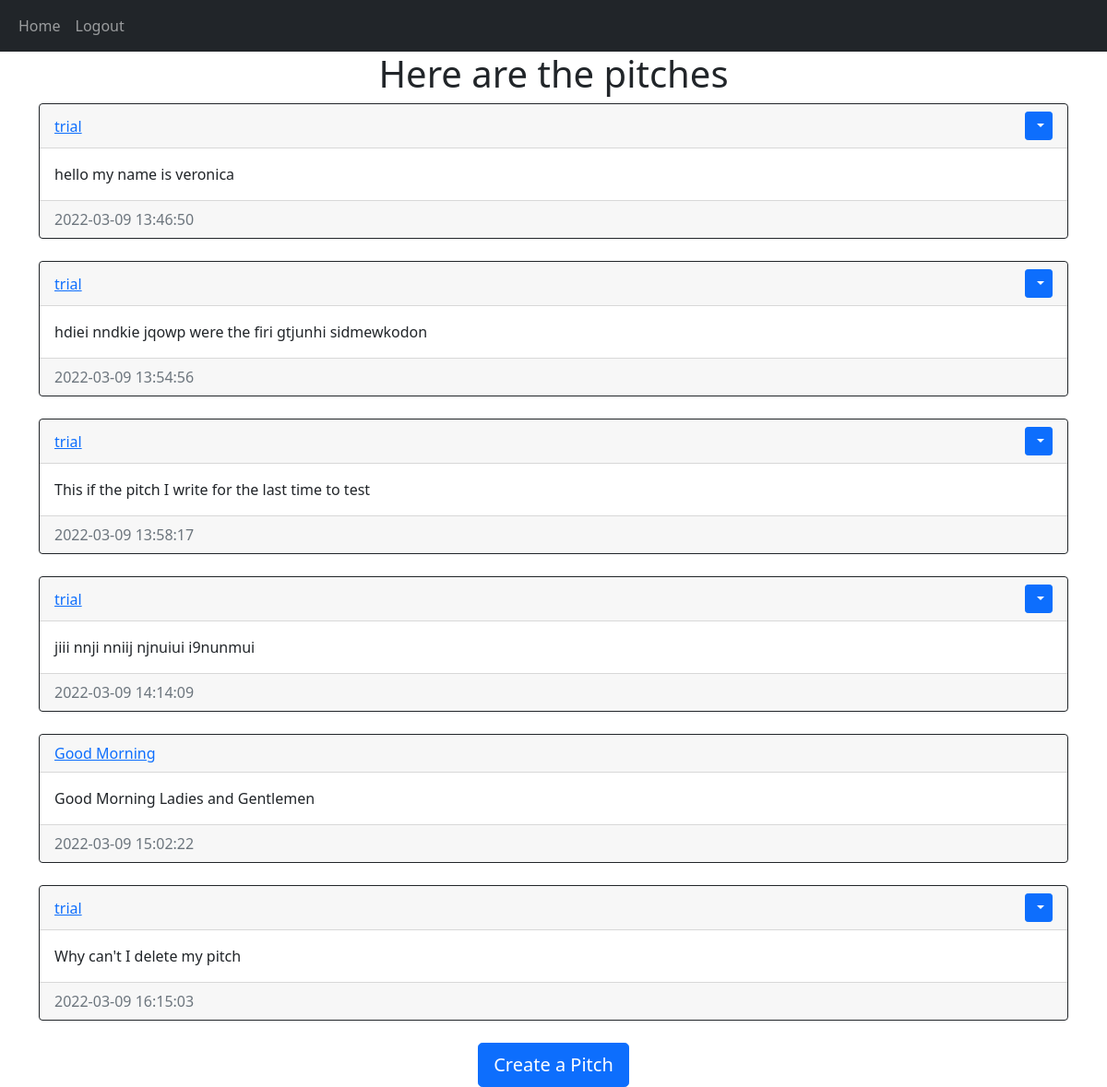
The page /home (signed in) on the database as committed earlier.
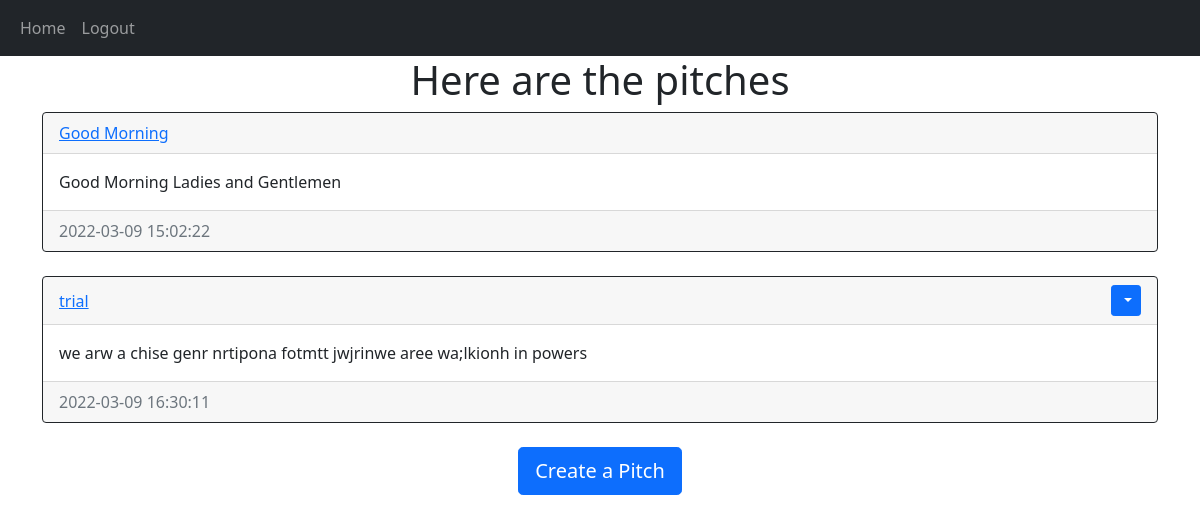
The same page on the database as committed later.
### website/models.py (models this page shows)
class Pitch(db.Model):
    id=db.Column(db.Integer,primary_key=True)
    text=db.Column(db.Text,nullable=False)
    date_created=db.Column(db.DateTime(timezone=True),default=func.now())
    author =db.Column(db.Integer,db.ForeignKey('user.id',ondelete='CASCADE'),nullable=False)

class User(db.Model,UserMixin): #Inherits from db model and userMixin
    id=db.Column(db.Integer,primary_key=True)
    email=db.Column(db.String(150),unique=True) #prevent users with duplicate emails
    username=db.Column(db.String(150),unique=True)
    password=db.Column(db.String(150))
    date_created=db.Column(db.DateTime(timezone=True),default=func.now()) #if nothing is passed,by default the column will be filled by the current time
    pitch=db.relationship('Pitch', backref='user',passive_deletes=True)# backref to allow access to user model

### website/views.py (the view)
@views.route("/")
@views.route("/home")
@login_required
def home():
    pitches=Pitch.query.all()
    return render_template("home.html", user=current_user,pitches=pitches)

### website/__init__.py (called while the page is built)
def create_app():
    app = Flask(__name__)
    app.config['SECRET_KEY'] = "helloworld"
    app.config['SQLALCHEMY_DATABASE_URI']=f'sqlite:///{DB_NAME}'
    db.init_app(app)
    from .views import views
    from .auth import auth
    app.register_blueprint(views, url_prefix="/")
    app.register_blueprint(auth, url_prefix="/")
    from .models import User,Pitch
    create_database(app)
    login_manager= LoginManager ()
    login_manager.login_view="auth.login"
    login_manager.init_app(app)
    @login_manager.user_loader
    def load_user(id):
        return User.query.get(int(id))
    return app

### website/templates/home.html (shortened to what this page needs)
{% extends "base.html" %}
{% block content %}
<h1 align="center" > Here are the pitches</h1>
<div id="pitches">
{% for pitch in pitches %}
<div class="card border-dark">
   <div class="card-header d-flex justify-content-between align-items-center">
<a href="/pitches/{{pitch.user.username}}">{{pitch.user.username}}</a>
{% if user.id == pitch.author %}
<div class="btn-group">
<button type="button" class="btn btn-sm btn-primary dropdown-toggle" data-bs-toggle="dropdown">
</button>
</div>
{% endif %}
   </div>
<div class="card-body">
    <div class="card-text">
        {{pitch.text}}
    </div>
</div>
<div class="card-footer text-muted">
    {{pitch.date_created}}
</div>
</div>
<br >{% endfor %}
<div align="center">
<a href="/create-pitch">  <button class="btn btn-primary btn-lg" type="button"> Create a Pitch</button>  </a>
</div>
  </div>
{% endblock %}

### website/templates/base.html (shortened to what this page needs)
<!DOCTYPE html>
<html lang="en">
<head>
<link href="https://cdn.jsdelivr.net/npm/bootstrap@5.1.3/dist/css/bootstrap.min.css" rel="stylesheet">
</head>
<body>
 <nav class="navbar navbar-expand-lg navbar-dark bg-dark">
  <div class="container-fluid">
    <div class="collapse navbar-collapse" id="navbar">
      <div class="navbar-nav">
        <a class="nav-item nav-link" href="/home">Home</a>
        {% if user.is_authenticated %}
        <a class="nav-item nav-link" href="/logout">Logout</a>
        {% else %}
        <a class="nav-item nav-link" href="/login">Login</a>
        <a class="nav-item nav-link" href="/sign-up">Sign Up</a>
        {% endif %}
      </div>
    </div>
  </div>
</nav>
  <div class="container">  {% block content %} {% endblock %} </div>
</body>
</html>

Rows that differ between the two databases and show on the page:
removed Pitch: user.username "trial", text "hello my name is veronica", date_created "2022-03-09 13:46:50"
removed Pitch: user.username "trial", text "hdiei nndkie jqowp were the firi gtjunhi sidmewkodon", date_created "2022-03-09 13:54:56"
removed Pitch: user.username "trial", text "This if the pitch I write for the last time to test", date_created "2022-03-09 13:58:17"
removed Pitch: user.username "trial", text "jiii nnji nniij njnuiui i9nunmui", date_created "2022-03-09 14:14:09"
changed Pitch "trial": text "Why can't I delete my pitch" → "we arw a chise genr nrtipona fotmtt jwjrinwe aree wa;lkionh in powers"; date_created "2022-03-09 16:15:03" → "2022-03-09 16:30:11"
